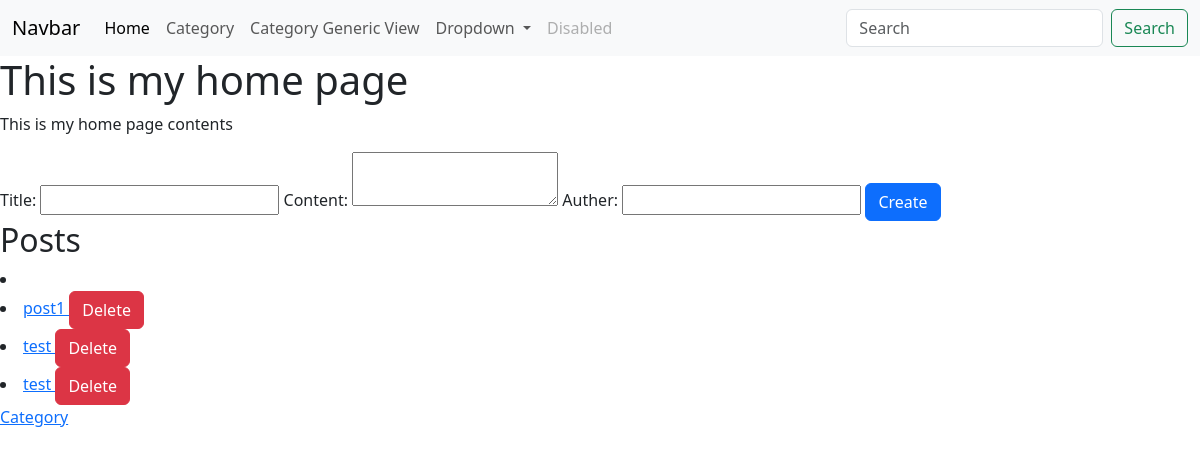
The page / on the database its author committed.
### lesson/models.py (models this page shows, shortened)
class BaseModel(models.Model):
    created_at = models.DateTimeField(auto_now_add=True)
    updated_at = models.DateTimeField(auto_now=True)
    class Meta:
        abstract = True

class Post(BaseModel):
    title = models.CharField(max_length=100)
    content = models.TextField()
    header_image = models.ImageField(null=True, blank=True, upload_to="images/")
    snippet = models.CharField(max_length=255, default="")
    author = models.ForeignKey(User, on_delete=models.CASCADE)
    category = models.ForeignKey(Category, on_delete=models.SET_NULL, null=True)
    likes = models.ManyToManyField(User, related_name="blog_posts")

### lesson/views.py (the view)
# urls.py: path('', index, name='index'),
def index(request):
    if request.method == 'POST':
        title = request.POST['title']
        content = request.POST['content']
        auther_id = request.POST['auther_id']
        Post.objects.create(title=title, content=content, author_id=auther_id)
    posts = Post.objects.all()
    return render(request,
                  'index.html',
                  {'posts': posts})

### templates/index.html (shortened to what this page needs)
{% extends 'base.html' %}
{% block content %}
    <h1>This is my home page</h1>
    <p>This is my home page contents</p>
    <form method="post"
          action="{% url 'index' %}">
        Title: <input name="title">
        Content: <textarea name="content"></textarea>
        Auther: <input name="auther_id" type="number">
        <input type="submit" value="Create" class="btn btn-primary">
    </form>
    <h2>Posts</h2>
    <li>
        {% for post in posts %}
            <li>
                <a href="{% url 'post_detail' post.id %}">
                    {{ post.title }}
                </a>
                <a href="{% url 'post_delete' post.id %}"
                   class="btn btn-danger">
                    Delete
                </a>
            </li>
        {% endfor %}
    <a href="{% url 'category_list' %}">Category</a>
{% endblock %}

### rows shown on the page
Post: title "post1"
Post: title "test"
Post: title "test"
